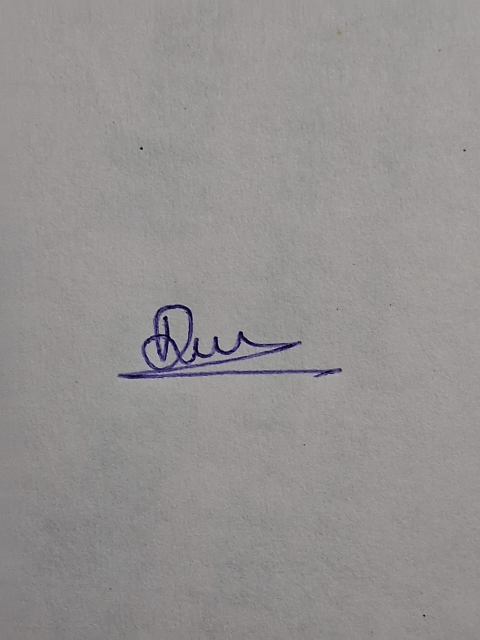
#> input picture database/signatures/098765.png, 960 x 1280 px (shown at 1/2 size)
$ python -i signature_matcher.py   (imports and definitions only)
#> lines starting #> are read from the running program, lines starting #| are printed output that depends on the picture; after the words box and inside, x2 and y2 are one past the last pixel; in counts of white or black regions, pixels touching at a corner belong together
import cv2
import numpy as np
import os

# [25 lines left out: function calculate_ssim, not called in this run]

def preprocess_signature(img_path):
    """
    Reads an image, converts it to grayscale, binarizes it,
    crops it to the signature bounding box, and returns the preprocessed image.
    """
#> called with img_path = 'database/signatures/098765.png'
    # Read image in grayscale
    img = cv2.imread(img_path, cv2.IMREAD_GRAYSCALE)
#> img: shape (1280, 960); min 0, max 204, mean 146.3
    if img is None:
        raise ValueError(f"Could not read image from path: {img_path}")

    # Apply Gaussian blur to reduce noise
    blurred = cv2.GaussianBlur(img, (5, 5), 0)

    # Binarize using Otsu's thresholding
    # Assuming signature is dark on light background.
    # We invert the binary image so that signature is white (255) and background is black (0)
    _, thresh = cv2.threshold(blurred, 0, 255, cv2.THRESH_BINARY_INV + cv2.THRESH_OTSU)
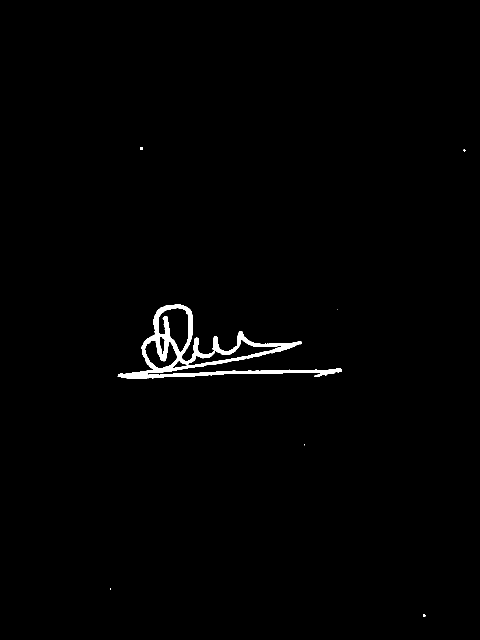
#> thresh: shape (1280, 960) (shown at 1/2 size); 0.97% white; 7 white regions (4 under 20 px), largest, box (x1, y1, x2, y2) and area: (235, 609, 684, 758) 11829, (280, 294, 286, 300) 31, (846, 1229, 851, 1234) 21

    # Find all non-zero pixels (the signature strokes)
    coords = cv2.findNonZero(thresh)
#> coords = contour of 11902 points, box (x1, y1, x2, y2) (220, 294, 931, 1234), area 64052
    if coords is not None:
        # Get bounding box of the signature
        x, y, w, h = cv2.boundingRect(coords)
#> x = 220; y = 294; w = 711; h = 940
        # Crop the image to the signature area with a small padding
        padding = 10
        y_start = max(0, y - padding)
#> y_start = 284
        y_end = min(img.shape[0], y + h + padding)
#> y_end = 1244
        x_start = max(0, x - padding)
#> x_start = 210
        x_end = min(img.shape[1], x + w + padding)
#> x_end = 941

        # Crop from the grayscale image
        cropped = img[y_start:y_end, x_start:x_end]
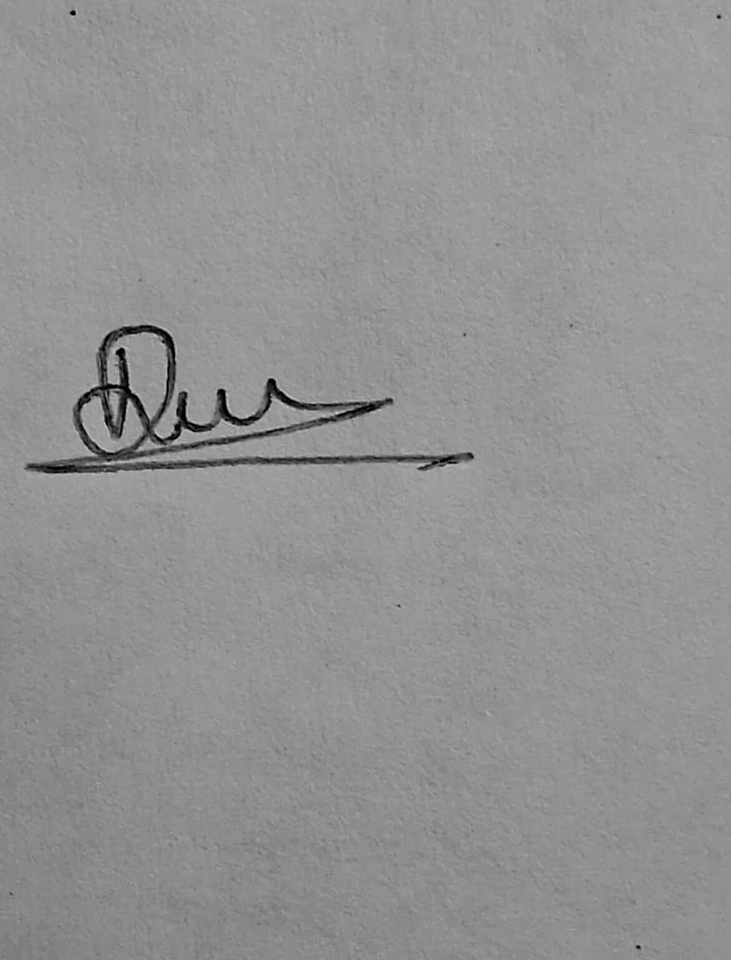
#> cropped: shape (960, 731); min 0, max 204, mean 146.2
    else:
        # If no signature detected (blank page), just return the original grayscale
        cropped = img

    # Resize to a standard size for comparison
    standard_size = (300, 150)
    resized = cv2.resize(cropped, standard_size, interpolation=cv2.INTER_AREA)
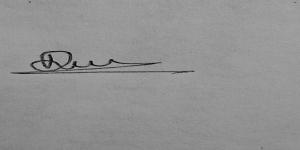
#> resized: shape (150, 300); min 6, max 165, mean 146.2

    return resized

# [99 lines left out: functions compare_signatures, create_comparison_image, not called in this run]

>>> result = preprocess_signature('database/signatures/098765.png')
